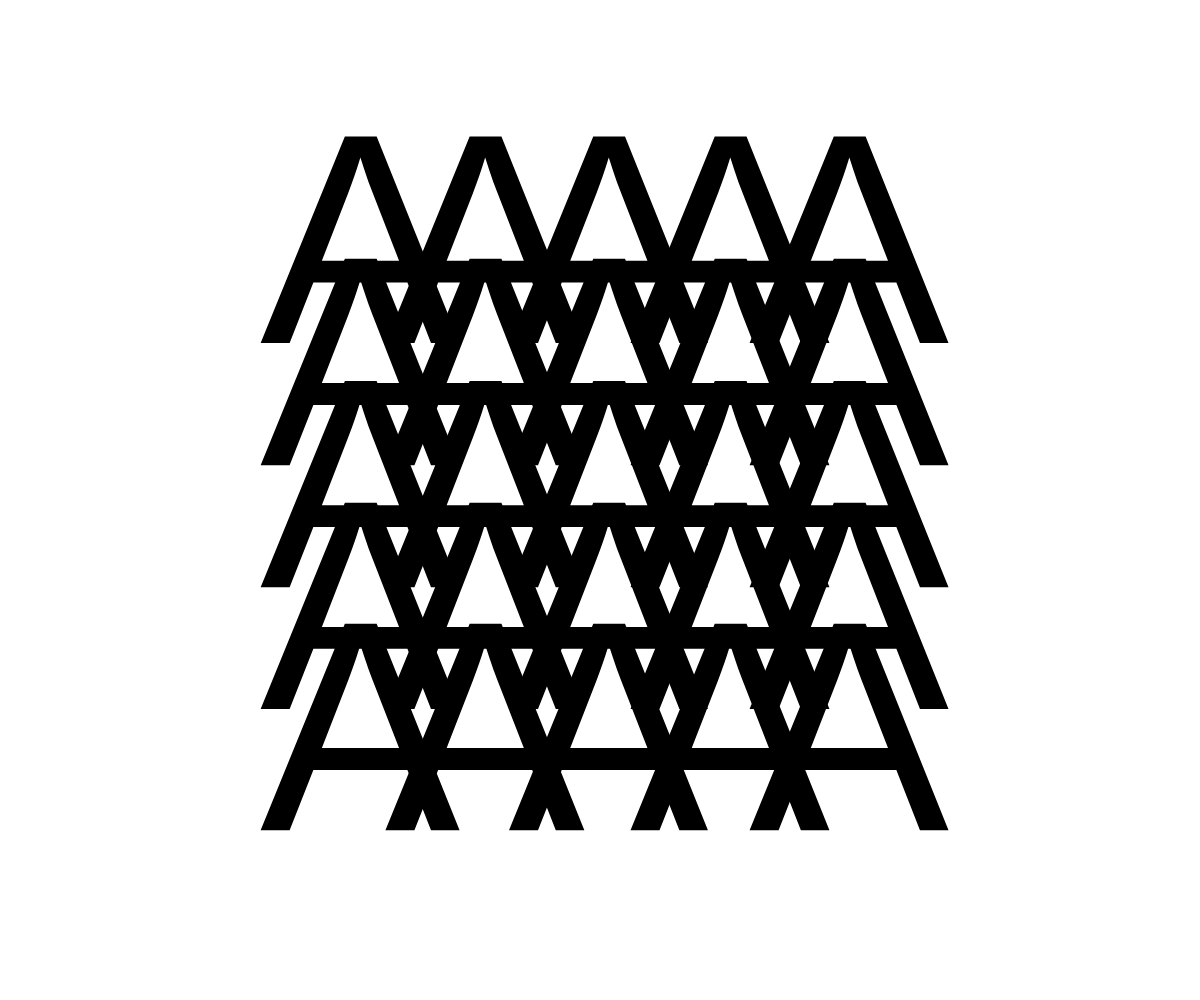
Frame 1 (no input)
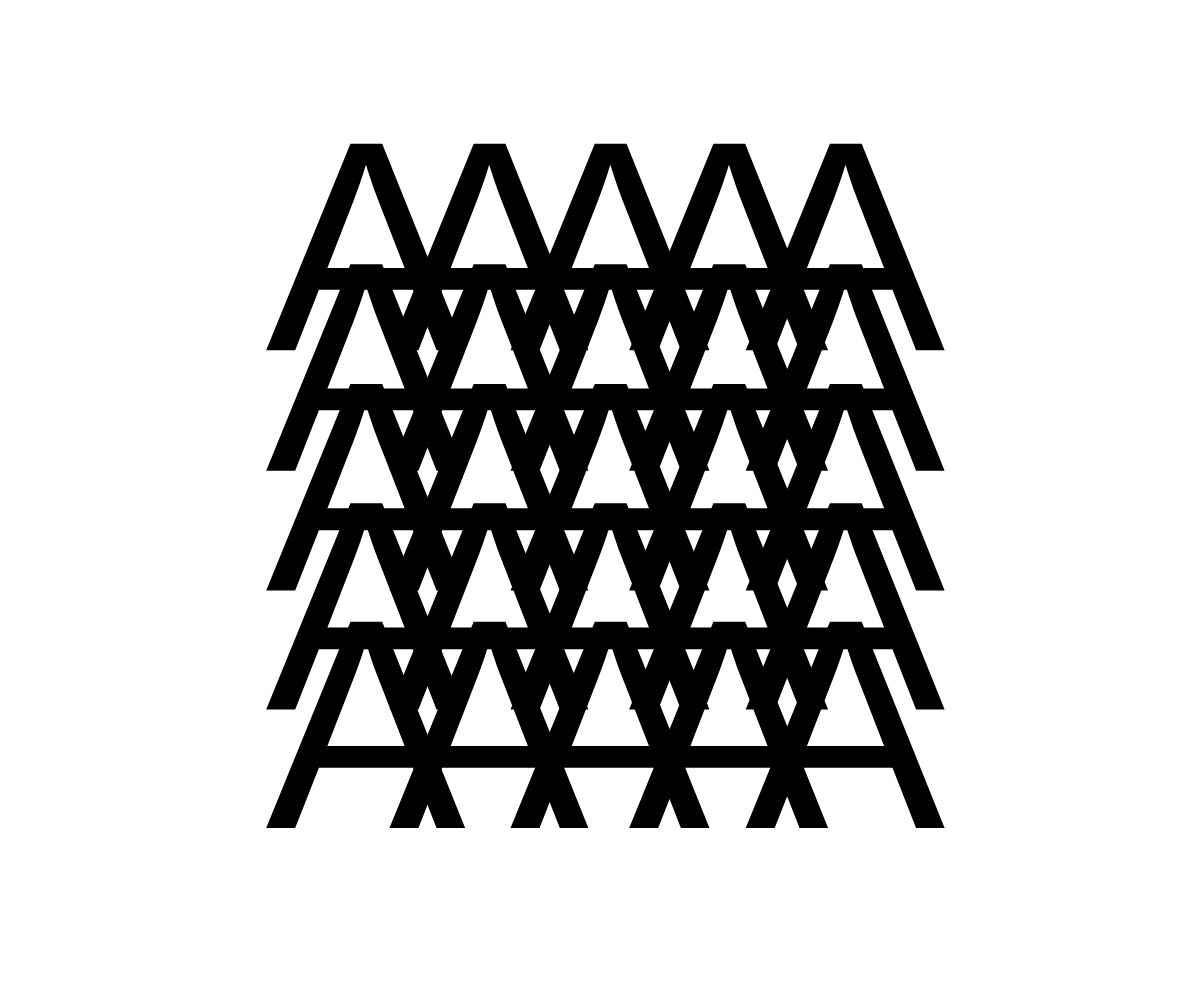
Frame 60 (no input)
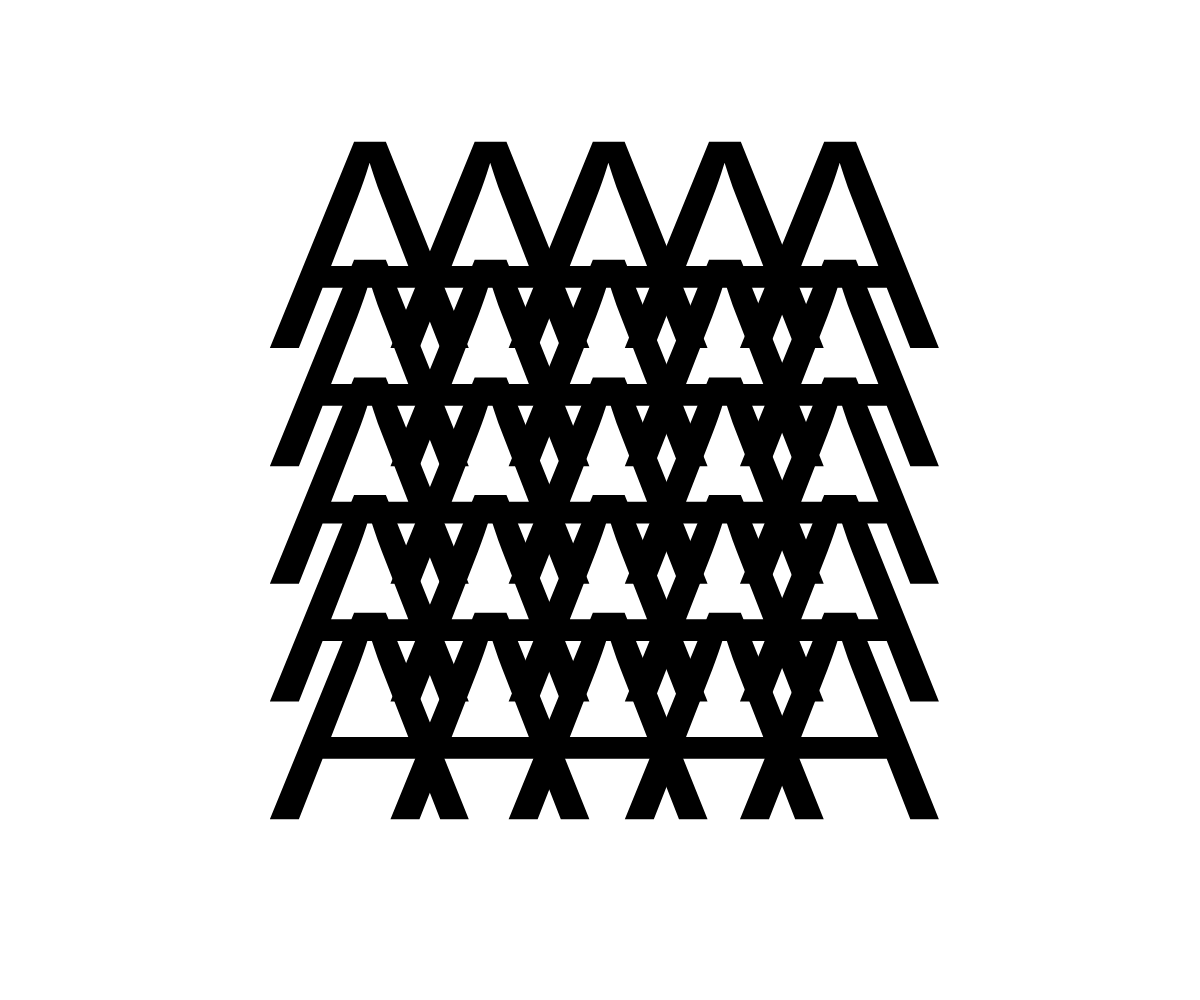
Frame 120 (the mouse pressed at the canvas centre since frame 60)

The p5.js sketch that drew these frames (run headless with seeded random() and noise() and a simulated clock; from frame 60 on, the mouse is pressed at the canvas centre):

// p5.js sketch
// ── sketch.js
function setup() {
  createCanvas(windowWidth, windowHeight);
  textSize(300);
  textAlign(CENTER, CENTER);
  textFont('Arial');
}

function draw() {
  background(255);
  
  // Create a grid of letterforms
  const spacing = 120;
  const offsetX = (width - 4 * spacing) / 2;
  const offsetY = (height - 4 * spacing) / 2;
  
  for (let i = 0; i < 5; i++) {
    for (let j = 0; j < 5; j++) {
      // Calculate drift based on time and position
      const drift = sin(frameCount * 0.01 + i * 0.5) * 10;
      const x = offsetX + i * spacing + drift;
      const y = offsetY + j * spacing + sin(frameCount * 0.02 + j * 0.3) * 8;
      
      // Draw letterforms with slight variation
      fill(0);
      noStroke();
      text('A', x, y);
    }
  }
}

function windowResized() {
  resizeCanvas(windowWidth, windowHeight);
}
